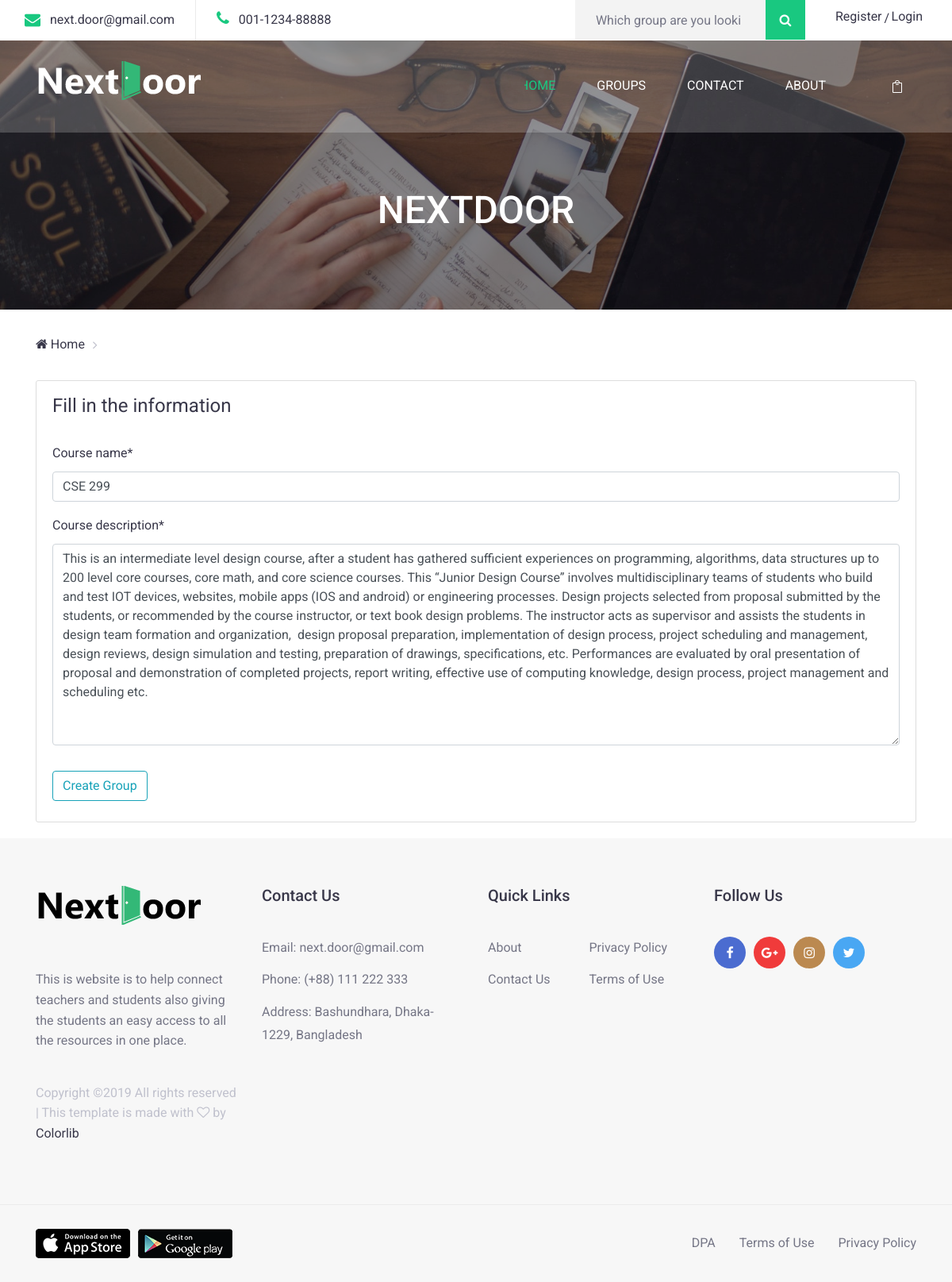
Screenshot of /update_group/3 with the database file from the repository.
### NextDoor/models.py (models this page shows, shortened)
class Group(models.Model):
    course_name = models.CharField(max_length=100)
    course_description = models.TextField()
    password = models.CharField(max_length=100)
    owner = models.ForeignKey(User, on_delete= models.CASCADE)

### NextDoor/views.py (the view)
# urls.py: path('update_group/<int:pk>', views.update_group, name='update_group'),
def update_group(request, pk, template='NextDoor/group_create.html'):
    group= get_object_or_404(Group, pk = pk)
    form = GroupForm(request.POST or None, instance=group)
    if form.is_valid():
        group = form.save(commit=False)
        group.save()
        messages.success(request,f' Your group has been updated for {group.course_name}')
        return redirect('group', pk= group.id )
    else:
        form = GroupForm(instance=group)
        context = {'form':form,'group':group}
        return render(request, template, context)

### NextDoor/forms.py
class GroupForm(forms.ModelForm):
    class Meta:
        model = Group
        fields = ['course_name','course_description']

### NextDoor/templates/NextDoor/group_create.html (shortened to what this page needs)
{% extends "NextDoor/base.html" %}
{% load crispy_forms_tags %}
{% block content %}
<div>
    <div class = "content-section">
        <form method = "POST">
            <fieldset class = "form-group">
                <legend class = "border-bottom mb-4">
                    Fill in the information</legend>
                    {{form|crispy}}
            </fieldset>
            <div class = "form-group ">
                <button class = "btn btn-outline-info" type="submit">Create Group</button>
            </div>
        </form>
    </div>
</div>
{% endblock content %}

### NextDoor/static/main.css (style rules this page uses)
body { background: #fafafa; color: #333333; margin-top: 5rem; }
.content-section { background: #ffffff; padding: 10px 20px; border: 1px solid #dddddd; border-radius: 3px; margin-bottom: 20px; }

### NextDoor/static/style.css (style rules this page uses)
body { color: #383749; font-size: 16px; line-height: 1.8; font-family: 'Roboto', sans-serif; }

### rows the page displays
Group: course_name "CSE 299", course_description "This is an intermediate level design course, after a student has gathered sufficient experiences on programming, algorithms, data structures up to 200 level core courses, core math, and core science courses. This “Junior Design Course” involves multidisciplinary teams of students who build and test IOT devices, websites, mobile apps (IOS and android) or engineering processes. Design projects selected from proposal submitted by the students, or recommended by the course instructor, or text book design problems. The instructor acts as supervisor and assists the students in design team formation and organization, design proposal preparation, implementation of design process, project scheduling…"
